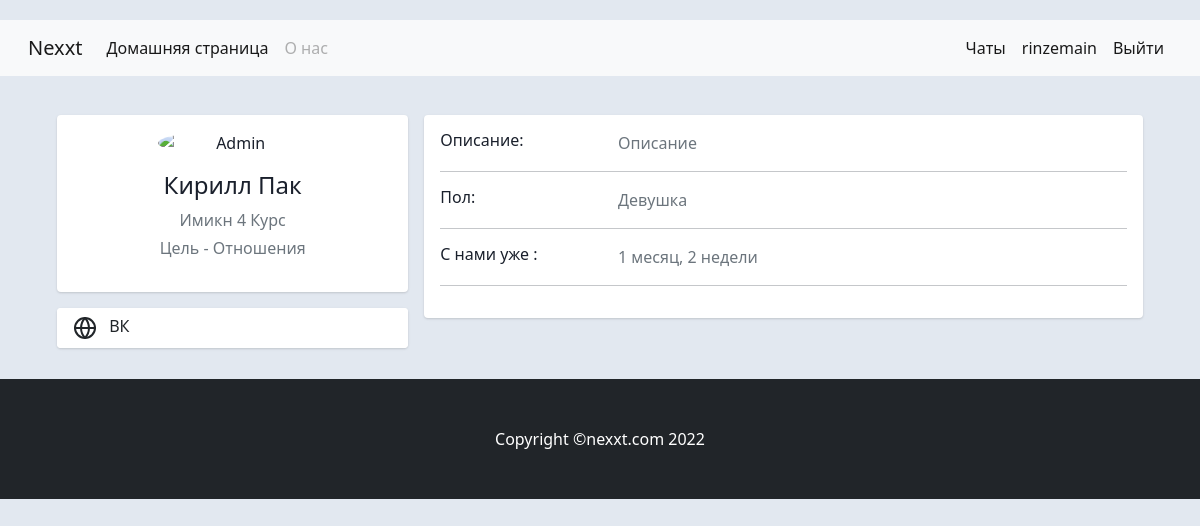
Page /user/eeekk (signed in) on the earlier database version.
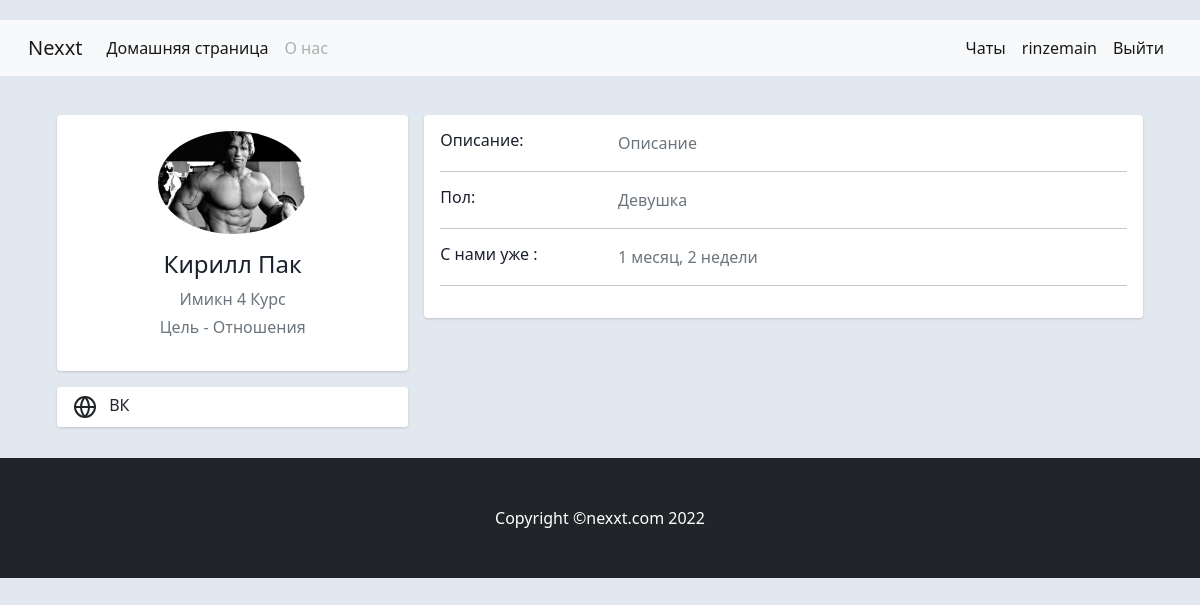
Same page on the later database version.
### main/models.py (models this page shows, shortened)
class Profile(models.Model):
    first_name = models.CharField(max_length=30, verbose_name='Имя')
    last_name = models.CharField(max_length=30, verbose_name='Фамилия')
    description = models.TextField(max_length=400, verbose_name='Описание')
    photo = models.ImageField(max_length=100, upload_to='photo/%Y/%m/%d/', verbose_name='Фото')
    views = models.IntegerField(default=0, verbose_name='Количество просмотров')
    vk_url = models.CharField('Ссылка ВК', default=None, max_length=50, blank=True)
    user = models.OneToOneField(User, related_name='profile', on_delete=models.CASCADE)
    gender = models.ForeignKey('Gender', related_name='profile', on_delete=models.PROTECT, verbose_name='Пол')
    status = models.ForeignKey('Status', related_name='profile', on_delete=models.PROTECT, verbose_name='Статус')
    grade = models.ForeignKey('Grade', related_name='profile', on_delete=models.PROTECT, verbose_name='Курс')
    faculty = models.ForeignKey('Faculty', related_name='profile', on_delete=models.PROTECT, verbose_name='Факультет')
    tag = models.ManyToManyField('Tag', related_name='profile', blank=True, null=True)
    rooms = models.ManyToManyField('room.Room', related_name='profile', blank=True, null=True)
    slug = models.SlugField(max_length=30, unique=True, verbose_name='индивидуальный URL')
    class Meta:
        verbose_name = 'Профиль пользователя'
        verbose_name_plural = 'Профили пользователей'
    def get_absolute_url(self):
        return reverse('profile', kwargs={'prof_slug': self.slug})

class Faculty(models.Model):
    name = models.CharField(max_length=10, db_index=True, verbose_name='Название')
    def __str__(self):
        return self.name
    class Meta:
        verbose_name = 'Факультет'
        verbose_name_plural = 'Факультеты'
        ordering = ['name', ]

class Grade(models.Model):
    name = models.CharField(max_length=2, db_index=True)
    def __str__(self):
        return self.name
    class Meta:
        verbose_name = 'Курс'
        verbose_name_plural = 'Курсы'
        ordering = ['name', ]

class Status(models.Model):
    name = models.CharField(max_length=30, db_index=True)
    def __str__(self):
        return self.name
    class Meta:
        verbose_name = 'Статус'
        verbose_name_plural = 'Статусы'
        ordering = ['name', ]

class Gender(models.Model):
    name = models.CharField(max_length=10)
    def __str__(self):
        return self.name
    class Meta:
        verbose_name = 'Гендер'
        verbose_name_plural = 'Гендеры'
        ordering = ['name', ]

### main/views.py (the view)
# urls.py: path('user/<slug:prof_slug>', ProfileView.as_view(), name='profile'),
class ProfileView(LoginRequiredMixin, HaveProfileMixin, TemplateView):
    model = Profile
    template_name = 'profile/profile.html'
    def get_context_data(self, **kwargs):
        context = super().get_context_data(**kwargs)
        current_user = self.request.user
        context['user'] = current_user
        current_user_profile = Profile.objects.get(user=current_user)
        context['current_profile'] = current_user_profile
        profile = Profile.objects \
            .select_related('gender', 'status') \
            .prefetch_related('user') \
            .get(slug=self.kwargs['prof_slug'])
        context['profile'] = profile
        if current_user == profile.user:
            return context
        else:
            if (ProfileViews.objects.filter(username=current_user.username, profiles=profile)):
                return context
            else:
                ProfileViews.objects.create(username=current_user.username, profiles=profile)
                profile.views = profile.views + 1
                profile.save()
                return context

### main/permissions.py (called while the page is built)
    def has_permission(self):
        if self.request.user.is_superuser:
            return True
        try:
            return bool(self.request.user.profile)
        except:
            raise Http404()

    def dispatch(self, request, *args, **kwargs):
        if not self.has_permission():
            raise Http404()
        return super().dispatch(request, *args, **kwargs)

### main/templates/profile/profile.html (shortened to what this page needs)
{%extends 'base.html' %}
{% load tags %}
{% block user_buttons%}
{%navbar_user_buttons request user current_profile%}
{% endblock %}
{% block content %}
<div class="container">
    <div class="main-body">
        <div class="row gutters-sm">
            <div class="col-md-4 mb-3">
                <div class="card">
                    <div class="card-body">
                        <div class="d-flex flex-column align-items-center text-center">
                            {% if profile.photo %}
                            <img
                                    src="{{ profile.photo.url }}" alt="No photo"
                                    class="rounded-circle" width="150">
                            {%else%}
                            <img
                                    src="https://avatars.mds.yandex.net/get-pdb/1996600/d1725ec1-41d3-4b2c-ab24-91ec603557bf/s1200" alt="Admin"
                                    class="rounded-circle" width="150">
                            {%endif%}
                            <div class="mt-3"><h4> {{profile.first_name}} {{profile.last_name}}</h4>
                                <p class="text-secondary mb-1">{{ profile.faculty }} {{ profile.grade }} Курс</p>
                                <p class="text-muted font-size-sm">Цель - {{ profile.status }}</p>
                            </div>
                        </div>
                    </div>
                </div>
                <div class="card mt-3">
                    <ul class="list-group list-group-flush">
                        <li class="list-group-item d-flex justify-content-between align-items-center flex-wrap">
                            <h6 class="mb-0">
                                ВК
                            </h6>
                        </li>
                    </ul>
                </div>
            </div>
            <div class="col-md-8">
                <div class="card mb-3">
                    <div class="card-body">
                        <div class="row">
                            <div class="col-sm-3"><h6 class="mb-0">Описание: </h6></div>
                            <div class="col-sm-9 text-secondary">{{ profile.description }}</div>
                        </div>
                        <hr>
                        <div class="row">
                            <div class="col-sm-3"><h6 class="mb-0">Пол: </h6></div>
                            <div class="col-sm-9 text-secondary">{{ profile.gender }}</div>
                        </div>
                        <hr>
                        <div class="row">
                            <div class="col-sm-3"><h6 class="mb-0">С нами уже : </h6></div>
                            <div class="col-sm-9 text-secondary">{{user.date_joined|timesince}}</div>
                        </div>
                        <hr>
                    </div>
                </div>
            </div>
        </div>
    </div>
</div>
{% endblock %}

Differences in the rows shown:
changed Profile "Кирилл": photo: picture added
